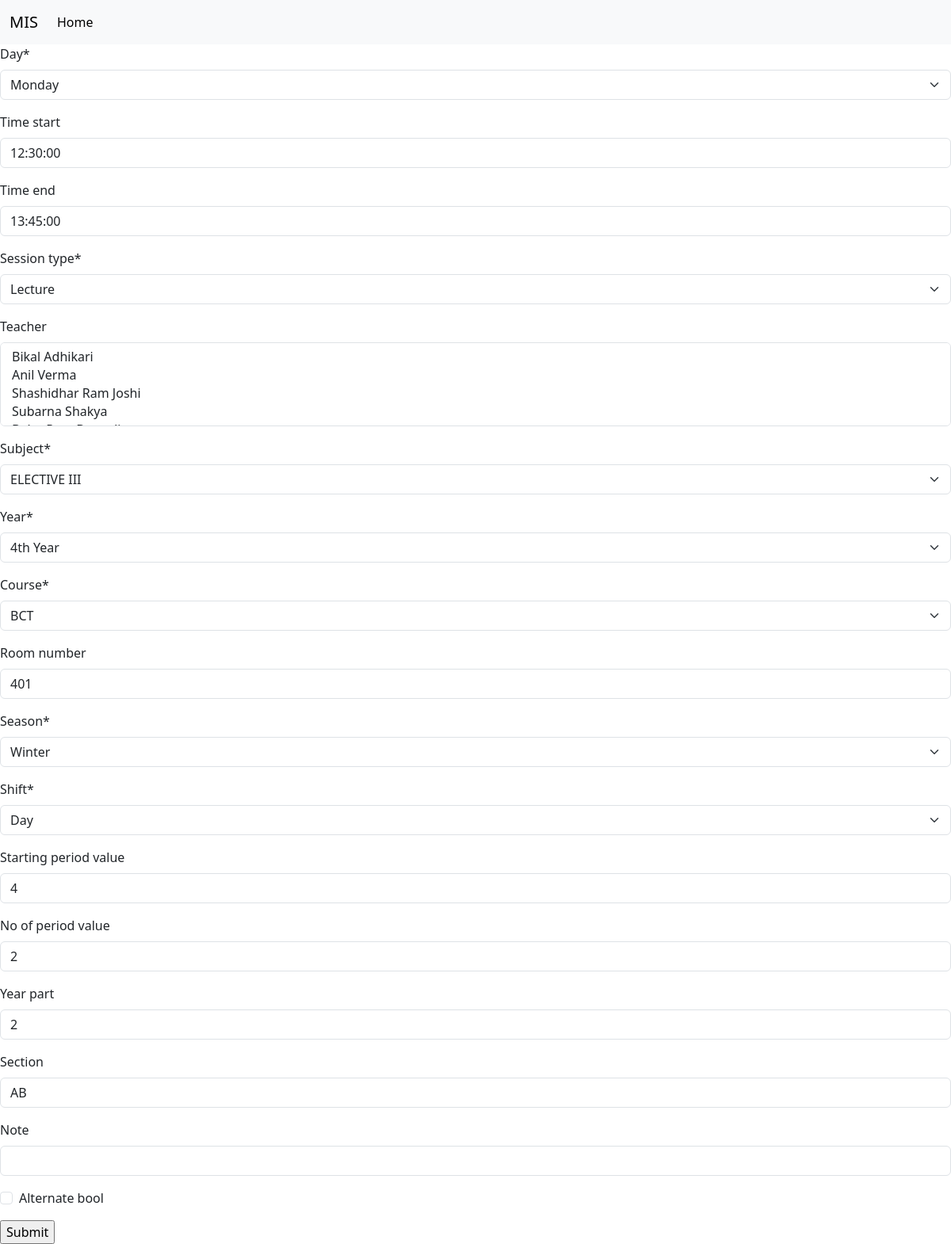
/routine_update/8, run on the app's committed database.
### api/models.py (models this page shows, shortened)
class Routine(models.Model):
    DAY_CHOICES = [
        ('sun', 'Sunday'),
        ('mon', 'Monday'),
        ('tue', 'Tuesday'),
        ('wed', 'Wednesday'),
        ('thu', 'Thursday'),
        ('fri', 'Friday'),
    ]
    SESSION_CHOICES = [
        ('lecture', 'Lecture'),
        ('lab', 'Lab'),
        ('tutorial', 'Tutorial'),
        ('lecture and tutorial', 'Lecture + Tutorial'),
    ]
    SEASON_CHOICES = [
        ('winter', 'Winter'),
        ('summer', 'Summer'),
    ]
    SHIFT_CHOICES = [
        ('morning', 'Morning'),
        ('day', 'Day'),
    ]
    day = models.CharField(max_length=3, choices=DAY_CHOICES)
    time_start = models.TimeField(blank=True,null=True)
    time_end = models.TimeField(blank=True,null=True)
    session_type = models.CharField(max_length=25, choices=SESSION_CHOICES)
    teacher = models.ManyToManyField(Teacher,blank=True)
    subject = models.ForeignKey(Subject, on_delete=models.CASCADE)
    year = models.ForeignKey(Year, on_delete=models.CASCADE)
    course = models.ForeignKey(Course, on_delete=models.CASCADE)
    room_number = models.CharField(max_length=50,blank=True)
    season=models.CharField(max_length=10, choices=SEASON_CHOICES,default="summer")
    shift=models.CharField(max_length=10, choices=SHIFT_CHOICES,default="day")
    starting_period_value=models.CharField(max_length=10,blank=True)
    no_of_period_value=models.CharField(max_length=10,blank=True)
    year_part=models.CharField(max_length=10,blank=True)
    section=models.CharField(max_length=10,blank=True,null=True)
    note=models.CharField(max_length=10,blank=True,null=True)
    alternate_bool = models.BooleanField(default=False)

### Home/views.py (the view)
# urls.py: path('routine_update/<int:id>', views.update_routine, name='routine_update'),
def update_routine(request, id):
    routine = Routine.objects.get(pk=id)
    if request.method == 'POST':
        form = RoutineForm(request.POST, instance=routine)
        if form.is_valid():
            form.save()
            messages.success(request, 'routine has been updated successfully')
            return redirect('/routine')
        else:
            messages.error(request, 'routine could not be updated')
    else:
        form = RoutineForm(instance=routine)
    context = {
        'form': form,
        'routine': routine
    }
    return render(request, 'update_routine.html', context)

### Home/forms.py
class RoutineForm(forms.ModelForm):
    class Meta:
        model = api.Routine
        fields = "__all__"

### api/models.py (called while the page is built)
    def __str__(self):
        return self.year

    def __str__(self):
        return self.name

    def __str__(self):
        return self.name

    def __str__(self):
        return self.name

### templates/update_routine.html (shortened to what this page needs)
{% extends 'base.html' %}
{%load crispy_forms_tags %}
{% block body %}
<form action = "" method = "post">
    {{form |crispy }}
    <input type="submit" value="Submit">
</form>
{% endblock body %}

### data on the page
Routine: day "Monday", time_start "12:30:00", time_end "13:45:00", session_type "Lecture", subject "ELECTIVE III", year "4th Year", course "BCT", room_number "401", season "Winter", shift "Day", starting_period_value "4", no_of_period_value "2", year_part "2", section "AB"
